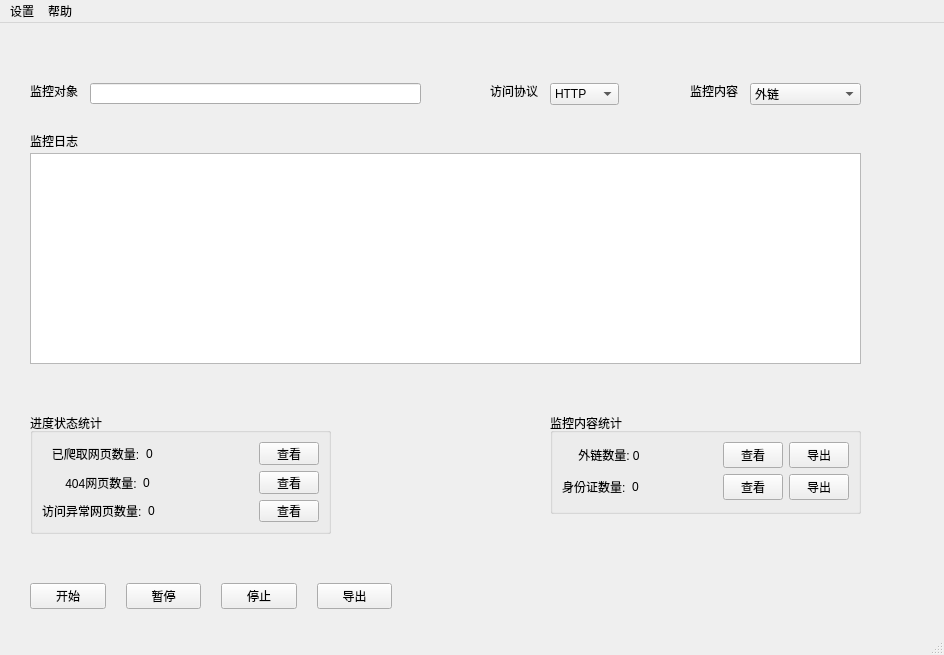
<?xml version="1.0" encoding="UTF-8"?>
<ui version="4.0">
 <class>MainWindow</class>
 <widget class="QMainWindow" name="MainWindow">
  <property name="geometry">
   <rect>
    <x>0</x>
    <y>0</y>
    <width>944</width>
    <height>655</height>
   </rect>
  </property>
  <property name="windowTitle">
   <string>MainWindow</string>
  </property>
  <widget class="QWidget" name="centralwidget">
   <widget class="QLineEdit" name="monitTarget">
    <property name="geometry">
     <rect>
      <x>90</x>
      <y>60</y>
      <width>331</width>
      <height>21</height>
     </rect>
    </property>
   </widget>
   <widget class="QLabel" name="label">
    <property name="geometry">
     <rect>
      <x>30</x>
      <y>60</y>
      <width>55</width>
      <height>16</height>
     </rect>
    </property>
    <property name="text">
     <string>监控对象</string>
    </property>
   </widget>
   <widget class="QComboBox" name="monitProtoComboBox">
    <property name="geometry">
     <rect>
      <x>550</x>
      <y>60</y>
      <width>69</width>
      <height>22</height>
     </rect>
    </property>
    <item>
     <property name="text">
      <string>HTTP</string>
     </property>
    </item>
    <item>
     <property name="text">
      <string>HTTPS</string>
     </property>
    </item>
    <item>
     <property name="text">
      <string>FTP</string>
     </property>
    </item>
    <item>
     <property name="text">
      <string>SFTP</string>
     </property>
    </item>
   </widget>
   <widget class="QLabel" name="label_2">
    <property name="geometry">
     <rect>
      <x>490</x>
      <y>60</y>
      <width>55</width>
      <height>16</height>
     </rect>
    </property>
    <property name="text">
     <string>访问协议</string>
    </property>
   </widget>
   <widget class="QLabel" name="label_3">
    <property name="geometry">
     <rect>
      <x>690</x>
      <y>60</y>
      <width>55</width>
      <height>16</height>
     </rect>
    </property>
    <property name="text">
     <string>监控内容</string>
    </property>
   </widget>
   <widget class="QComboBox" name="monitTypeComboBox">
    <property name="geometry">
     <rect>
      <x>750</x>
      <y>60</y>
      <width>111</width>
      <height>22</height>
     </rect>
    </property>
    <item>
     <property name="text">
      <string>外链</string>
     </property>
    </item>
    <item>
     <property name="text">
      <string>身份证</string>
     </property>
    </item>
    <item>
     <property name="text">
      <string>关键词</string>
     </property>
    </item>
   </widget>
   <widget class="QLabel" name="label_4">
    <property name="geometry">
     <rect>
      <x>30</x>
      <y>110</y>
      <width>55</width>
      <height>16</height>
     </rect>
    </property>
    <property name="text">
     <string>监控日志</string>
    </property>
   </widget>
   <widget class="QTextBrowser" name="logTextBrowser">
    <property name="geometry">
     <rect>
      <x>30</x>
      <y>130</y>
      <width>831</width>
      <height>211</height>
     </rect>
    </property>
   </widget>
   <widget class="QGroupBox" name="verticalGroupBox">
    <property name="geometry">
     <rect>
      <x>30</x>
      <y>390</y>
      <width>301</width>
      <height>121</height>
     </rect>
    </property>
    <property name="title">
     <string>进度状态统计</string>
    </property>
    <layout class="QVBoxLayout" name="metricVerticalLayout">
     <item>
      <layout class="QHBoxLayout" name="crawledUrlHLayout" stretch="0,1,0">
       <property name="spacing">
        <number>6</number>
       </property>
       <item>
        <widget class="QLabel" name="label_7">
         <property name="text">
          <string>   已爬取网页数量:</string>
         </property>
        </widget>
       </item>
       <item>
        <widget class="QLabel" name="label_8">
         <property name="text">
          <string>0     </string>
         </property>
        </widget>
       </item>
       <item>
        <widget class="QPushButton" name="crawledUrlCheckBtn">
         <property name="maximumSize">
          <size>
           <width>60</width>
           <height>16777215</height>
          </size>
         </property>
         <property name="layoutDirection">
          <enum>Qt::LeftToRight</enum>
         </property>
         <property name="text">
          <string>查看</string>
         </property>
        </widget>
       </item>
      </layout>
     </item>
     <item>
      <layout class="QHBoxLayout" name="s404UrlHLayout" stretch="0,1,0">
       <property name="spacing">
        <number>6</number>
       </property>
       <item>
        <widget class="QLabel" name="label_9">
         <property name="text">
          <string>       404网页数量:</string>
         </property>
        </widget>
       </item>
       <item>
        <widget class="QLabel" name="label_10">
         <property name="text">
          <string>0     </string>
         </property>
        </widget>
       </item>
       <item>
        <widget class="QPushButton" name="s404UrlCheckBtn">
         <property name="maximumSize">
          <size>
           <width>60</width>
           <height>16777215</height>
          </size>
         </property>
         <property name="layoutDirection">
          <enum>Qt::LeftToRight</enum>
         </property>
         <property name="text">
          <string>查看</string>
         </property>
        </widget>
       </item>
      </layout>
     </item>
     <item>
      <layout class="QHBoxLayout" name="abnorUrlHLayout" stretch="0,1,0">
       <property name="spacing">
        <number>6</number>
       </property>
       <item>
        <widget class="QLabel" name="label_11">
         <property name="text">
          <string>访问异常网页数量:</string>
         </property>
        </widget>
       </item>
       <item>
        <widget class="QLabel" name="label_12">
         <property name="text">
          <string>0     </string>
         </property>
        </widget>
       </item>
       <item>
        <widget class="QPushButton" name="pushButton_7">
         <property name="maximumSize">
          <size>
           <width>60</width>
           <height>16777215</height>
          </size>
         </property>
         <property name="layoutDirection">
          <enum>Qt::LeftToRight</enum>
         </property>
         <property name="text">
          <string>查看</string>
         </property>
        </widget>
       </item>
      </layout>
     </item>
    </layout>
   </widget>
   <widget class="QWidget" name="horizontalLayoutWidget">
    <property name="geometry">
     <rect>
      <x>30</x>
      <y>560</y>
      <width>362</width>
      <height>26</height>
     </rect>
    </property>
    <layout class="QHBoxLayout" name="operHLayout">
     <property name="spacing">
      <number>20</number>
     </property>
     <item>
      <widget class="QPushButton" name="startBtn">
       <property name="text">
        <string>开始</string>
       </property>
      </widget>
     </item>
     <item>
      <widget class="QPushButton" name="pauseBtn">
       <property name="text">
        <string>暂停</string>
       </property>
      </widget>
     </item>
     <item>
      <widget class="QPushButton" name="stopBtn">
       <property name="text">
        <string>停止</string>
       </property>
      </widget>
     </item>
     <item>
      <widget class="QPushButton" name="dumpBtn">
       <property name="text">
        <string>导出</string>
       </property>
      </widget>
     </item>
    </layout>
   </widget>
   <widget class="QGroupBox" name="groupBox">
    <property name="geometry">
     <rect>
      <x>550</x>
      <y>390</y>
      <width>311</width>
      <height>101</height>
     </rect>
    </property>
    <property name="title">
     <string>监控内容统计</string>
    </property>
    <layout class="QVBoxLayout" name="verticalLayout">
     <item>
      <layout class="QHBoxLayout" name="extUrlHLayout" stretch="0,1,0,0">
       <property name="spacing">
        <number>6</number>
       </property>
       <item>
        <widget class="QLabel" name="label_13">
         <property name="text">
          <string/>
         </property>
        </widget>
       </item>
       <item>
        <widget class="QLabel" name="label_14">
         <property name="text">
          <string> 外链数量: 0</string>
         </property>
        </widget>
       </item>
       <item>
        <widget class="QPushButton" name="extUrlCheckBtn">
         <property name="maximumSize">
          <size>
           <width>60</width>
           <height>16777215</height>
          </size>
         </property>
         <property name="layoutDirection">
          <enum>Qt::LeftToRight</enum>
         </property>
         <property name="text">
          <string>查看</string>
         </property>
        </widget>
       </item>
       <item>
        <widget class="QPushButton" name="extUrlDumpBtn">
         <property name="maximumSize">
          <size>
           <width>60</width>
           <height>16777215</height>
          </size>
         </property>
         <property name="layoutDirection">
          <enum>Qt::LeftToRight</enum>
         </property>
         <property name="text">
          <string>导出</string>
         </property>
        </widget>
       </item>
      </layout>
     </item>
     <item>
      <layout class="QHBoxLayout" name="idcardHLayout" stretch="0,1,0,0">
       <property name="spacing">
        <number>6</number>
       </property>
       <item>
        <widget class="QLabel" name="label_15">
         <property name="text">
          <string>身份证数量:</string>
         </property>
        </widget>
       </item>
       <item>
        <widget class="QLabel" name="label_16">
         <property name="text">
          <string>0     </string>
         </property>
        </widget>
       </item>
       <item>
        <widget class="QPushButton" name="idcardCheckBtn">
         <property name="maximumSize">
          <size>
           <width>60</width>
           <height>16777215</height>
          </size>
         </property>
         <property name="layoutDirection">
          <enum>Qt::LeftToRight</enum>
         </property>
         <property name="text">
          <string>查看</string>
         </property>
        </widget>
       </item>
       <item>
        <widget class="QPushButton" name="idcardDumpBtn">
         <property name="maximumSize">
          <size>
           <width>60</width>
           <height>16777215</height>
          </size>
         </property>
         <property name="layoutDirection">
          <enum>Qt::LeftToRight</enum>
         </property>
         <property name="text">
          <string>导出</string>
         </property>
        </widget>
       </item>
      </layout>
     </item>
    </layout>
   </widget>
  </widget>
  <widget class="QMenuBar" name="menubar">
   <property name="geometry">
    <rect>
     <x>0</x>
     <y>0</y>
     <width>944</width>
     <height>22</height>
    </rect>
   </property>
   <widget class="QMenu" name="menu_2">
    <property name="title">
     <string>设置</string>
    </property>
    <addaction name="action_3"/>
   </widget>
   <widget class="QMenu" name="menu_3">
    <property name="title">
     <string>帮助</string>
    </property>
   </widget>
   <addaction name="menu_2"/>
   <addaction name="menu_3"/>
  </widget>
  <widget class="QStatusBar" name="statusbar"/>
  <action name="action">
   <property name="text">
    <string>网站网页</string>
   </property>
  </action>
  <action name="action_2">
   <property name="text">
    <string>服务器文件</string>
   </property>
  </action>
  <action name="action_3">
   <property name="text">
    <string>通用</string>
   </property>
  </action>
 </widget>
 <resources/>
 <connections/>
</ui>
